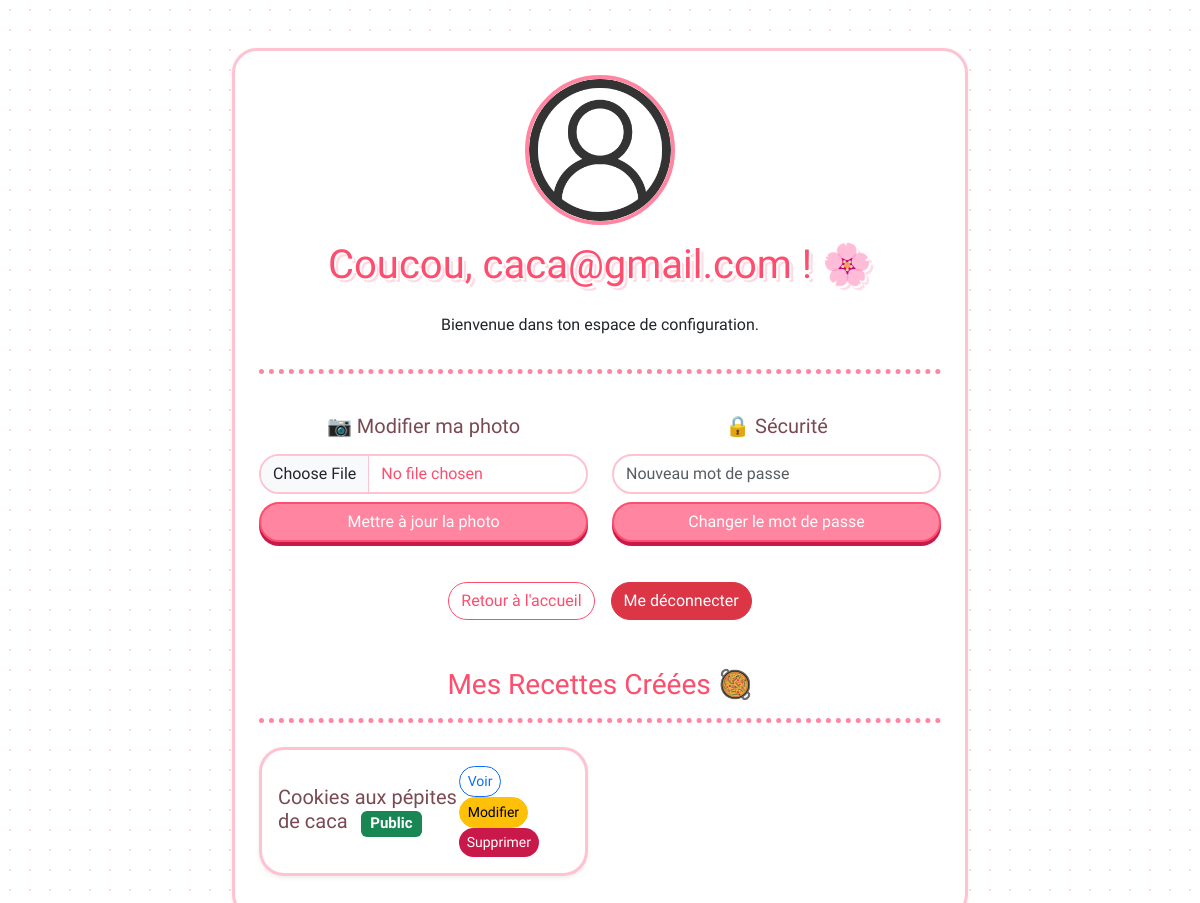
Screenshot of /profil (signed in) with the database file from the repository.
### app.py (models this page shows)
class User(db.Model):
    id = db.Column(db.Integer, primary_key=True)
    username = db.Column(db.String(80), unique=True, nullable=False)
    password = db.Column(db.String(200), nullable=False)
    profile_pic = db.Column(db.String(120), nullable=False, default='default_user.png')
    recettes = db.relationship('recettes', backref='auteur', lazy=True)
    commentaires = db.relationship('Comment', back_populates='auteur', lazy=True)

class recettes(db.Model):
    recette_id = db.Column(db.Integer, primary_key=True)
    titre = db.Column(db.String(80), nullable=False)
    description = db.Column(db.Text, nullable=False)
    image_file = db.Column(db.String(120), nullable=False, default='default.jpg')
    difficulte = db.Column(db.String(20), nullable=False)
    temps_preparation = db.Column(db.Integer, nullable=False)
    temps_cuisson = db.Column(db.Integer, nullable=True)
    ingredients = db.Column(db.Text, nullable=False)
    instructions = db.Column(db.Text, nullable=False)
    statut = db.Column(db.String(20), nullable=False, default='public')
    auteur_id = db.Column(db.Integer, db.ForeignKey('user.id'), nullable=True)

### app.py (the view, shortened to what this page needs)
@app.route('/profil', methods=['GET', 'POST'])
def profil():
    if 'user_id' not in session:
        return redirect(url_for('connexion'))
    user = User.query.get(session['user_id'])
    if not user:
        session.clear()
        return redirect(url_for('connexion'))
    mes_recettes = recettes.query.filter_by(auteur_id=user.id).all()
    return render_template('profil.html', user=user, mes_recettes=mes_recettes)

### templates/profil.html (shortened to what this page needs)
<!doctype html>
<html lang="fr">
  <head>
    <link
      rel="stylesheet"
      href="{{ url_for('static', filename='css/style.css') }}"
    />
    <link
      href="https://cdn.jsdelivr.net/npm/bootstrap@5.3.8/dist/css/bootstrap.min.css"
      rel="stylesheet"
    />
  </head>
  <body>
    <div class="container mt-5 mb-5">
      <div class="row justify-content-center">
        <div class="col-md-8 text-center">
          <div
            class="card p-4 shadow-sm"
            style="border-radius: 25px; border: 3px solid #ffc2d1"
          >
            <img
              src="{{ url_for('static', filename='img/profiles/' + user.profile_pic) }}"
              alt="Photo de profil"
              class="rounded-circle mx-auto d-block mb-3"
              style="
                width: 150px;
                height: 150px;
                object-fit: cover;
                border: 4px solid #ff85a1;
              "
            />
            <h1 class="mb-4" style="color: #ff4d6d">
              Coucou, {{ user.username }} ! 🌸
            </h1>
            <p>Bienvenue dans ton espace de configuration.</p>
            <hr class="my_line" />
            <div class="row mt-4">
              <div class="col-md-6 mb-3">
                <h5 style="color: #7a4a53">📷 Modifier ma photo</h5>
                <form
                  method="POST"
                  action="{{ url_for('profil') }}"
                  enctype="multipart/form-data"
                  class="mt-3"
                >
                  <input
                    type="file"
                    name="profile_pic"
                    class="form-control mb-2"
                    accept="image/*"
                    required
                  />
                  <button type="submit" class="btn btn-primary w-100">
                    Mettre à jour la photo
                  </button>
                </form>
              </div>
              <div class="col-md-6 mb-3">
                <h5 style="color: #7a4a53">🔒 Sécurité</h5>
                <form
                  method="POST"
                  action="{{ url_for('profil') }}"
                  class="mt-3"
                >
                  <input
                    type="password"
                    name="new_password"
                    class="form-control mb-2"
                    placeholder="Nouveau mot de passe"
                    required
                  />
                  <button type="submit" class="btn btn-primary w-100">
                    Changer le mot de passe
                  </button>
                </form>
              </div>
            </div>
            <div class="d-flex justify-content-center gap-3 mt-4">
              <a href="{{ url_for('home') }}" class="btn btn-outline-success"
                >Retour à l'accueil</a
              >
              <a
                href="{{ url_for('deconnexion') }}"
                class="btn btn-danger"
                style="border-radius: 50px"
                >Me déconnecter</a
              >
            </div>
            <div class="mt-5">
              <h3 style="color: #ff4d6d">Mes Recettes Créées 🥘</h3>
              <hr class="my_line" />
              {% if mes_recettes %}
              <div class="row mt-4 text-start">
                {% for m_recette in mes_recettes %}
                <div class="col-md-6 mb-3">
                  <div class="card p-3 shadow-sm" style="border-radius: 15px">
                    <div
                      class="d-flex justify-content-between align-items-center"
                    >
                      <h5 class="m-0" style="color: #7a4a53">
                        {{ m_recette.titre }} {% if m_recette.statut == 'prive'
                        %}
                        <span class="badge bg-secondary ms-2">Privé</span>
                        {% else %}
                        <span class="badge bg-success ms-2">Public</span>
                        {% endif %}
                      </h5>
                      <div>
                        <a
                          href="{{ url_for('recettes_page', recette_id=m_recette.recette_id) }}"
                          class="btn btn-sm btn-outline-primary"
                          style="border-radius: 50px"
                          >Voir</a
                        >
                        <a
                          href="{{ url_for('modifier_recette', recette_id=m_recette.recette_id) }}"
                          class="btn btn-sm btn-warning"
                          style="border-radius: 50px"
                          >Modifier</a
                        >
                        <form
                          action="{{ url_for('supprimer_recette', recette_id=m_recette.recette_id) }}"
                          method="POST"
                          class="d-inline"
                          onsubmit="
                            return confirm(
                              'Es-tu sûr de vouloir supprimer cette recette définitivement ? Cette action est irréversible.',
                            );
                          "
                        >
                          <button
                            type="submit"
                            class="btn btn-sm btn-danger"
                            style="
                              border-radius: 50px;
                              background-color: #c9184a;
                              border: none;
                            "
                          >
                            Supprimer
                          </button>
                        </form>
                      </div>
                    </div>
                  </div>
                </div>
                {% endfor %}
              </div>
              {% else %}
              <p class="text-muted mt-3">
                Tu n'as pas encore créé de recette. À tes fourneaux !
              </p>
              {% endif %}
            </div>
          </div>
        </div>
      </div>
    </div>
  </body>
</html>

### static/css/style.css (style rules this page uses)
:root { --bs-primary: #ff85a1; --bs-primary-rgb: 255, 133, 161; --bs-body-bg: #fff0f3; --bs-body-color: #7a4a53; --bs-border-color: #ffc2d1; }
body { background-image: radial-gradient(#ffdae3 1px, transparent 1px); background-size: 20px 20px; font-family: 'Segoe UI', Roboto, 'Helvetica Neue', sans-serif; }
.card { background-color: #ffffff; border: 3px solid #ffc2d1 !important; border-radius: 25px !important; box-shadow: 8px 8px 0px #ffdae3; transition: all 0.2s ease; }
.btn-primary { background-color: #ff85a1 !important; border: 2px solid #ff4d6d !important; border-radius: 50px !important; color: white !important; padding: 8px 20px; box-shadow: 0 4px 0 #c9184a; }
.form-control { border: 2px solid #ffc2d1 !important; border-radius: 50px !important; color: #ff4d6d !important; }
.btn-outline-success { color: #ff4d6d !important; border-color: #ff4d6d !important; border-radius: 50px !important; }
.my_line { border-top: 5px dotted #ff85a1 !important; opacity: 1; }
h1, h2 { color: #ff4d6d; text-shadow: 2px 2px 0px #ffffff, 4px 4px 0px #ffdae3; }
body, p, .navbar, .card, .btn { font-family: 'Quicksand', sans-serif; }
h1 { font-family: 'Quicksand', sans-serif; font-weight: 700; }

### rows the page displays
User: profile_pic (placeholder picture), username "caca@gmail.com"
recettes: titre "Cookies aux pépites de caca", statut "Public"
